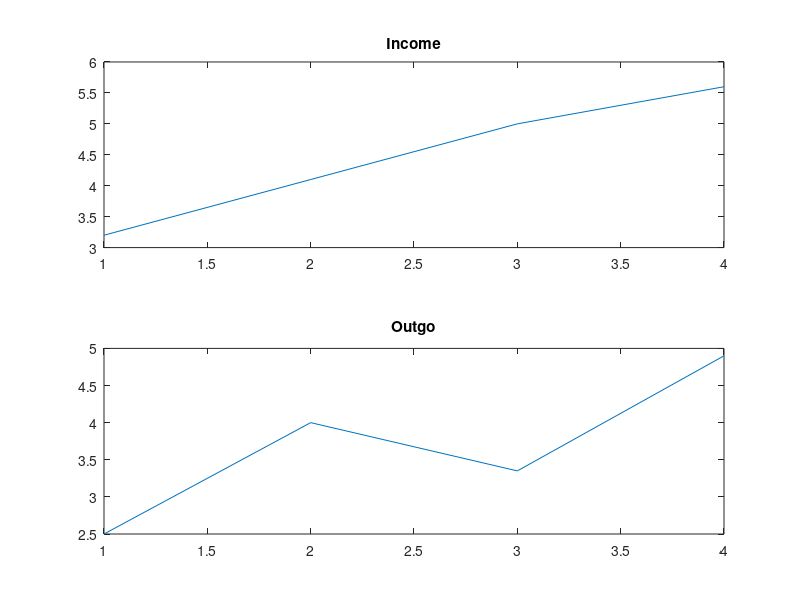

MATLAB code to generate this figure:
income = [3.2 4.1 5.0 5.6];
outgo = [2.5 4.0 3.35 4.9];
subplot(2,1,1); plot(income)
title('Income')
subplot(2,1,2); plot(outgo)
title('Outgo')

